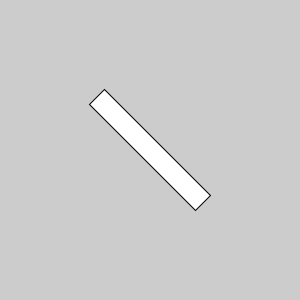
Frame 1 (no input)
Frame 60 (the mouse pressed at the canvas centre just before this capture): identical to frame 1, image omitted
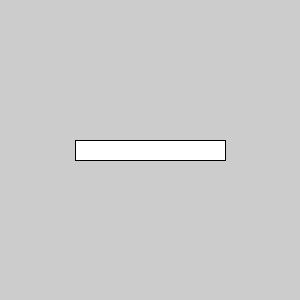
Frame 120 (the mouse held since frame 60 and released just before this capture)

The Processing sketch that drew these frames (run headless with seeded random() and noise(); from frame 60 on, the mouse is pressed at the canvas centre):

// Processing sketch: angles
// ── angles.pde
void setup(){
  size(300,300);
}
void draw() {
  background(204);
  pushMatrix();
  translate(width/2, height/2);
  float a = atan2(mouseY-height/2, mouseX-width/2);
  rotate(a);
  println(degrees(a));

  rectMode(CENTER);
  rect(0, 0, width/2, 20);
  popMatrix();
}
